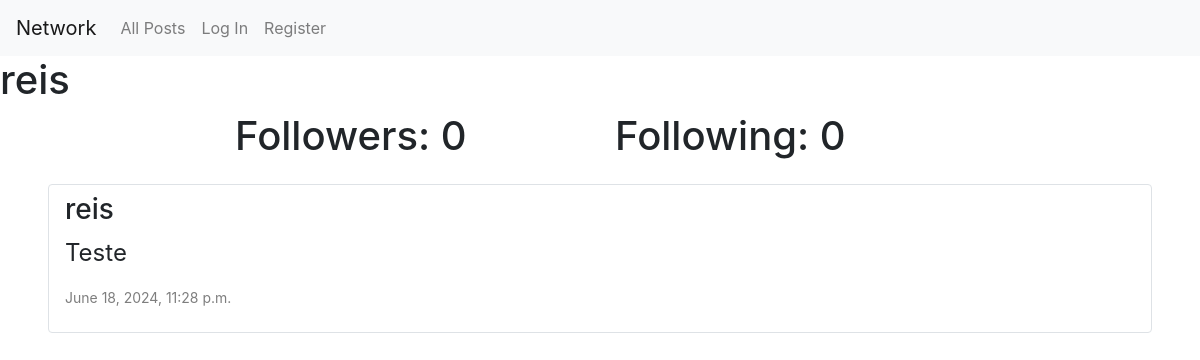
Before: /profile/1 with the older database file.
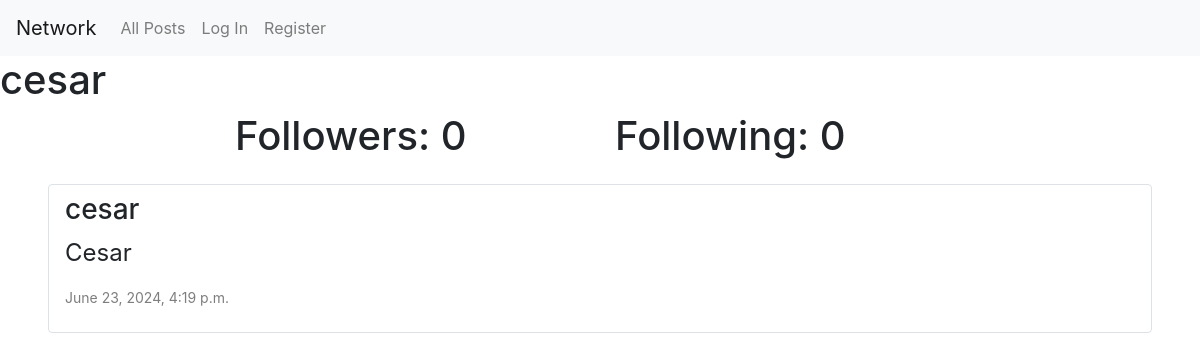
After: the same page with the newer database file.
### network/models.py (models this page shows, shortened)
class User(AbstractUser):
    pass

class Post(models.Model):
    content = models.CharField(max_length=140)
    author = models.ForeignKey(User, on_delete=models.CASCADE, related_name="author")
    date = models.DateTimeField(auto_now_add=True)

### network/views.py (the view)
# urls.py: path("profile/<int:user_id>", views.profile_page, name="profile"),
def profile_page(request,user_id):
    author = User.objects.get(pk=user_id)
    myPosts = Post.objects.filter(author=user_id).order_by("id").reverse()
    following = Follow.objects.filter(user=author)
    followers = Follow.objects.filter(user_follow=author)
    paginator = Paginator(myPosts, 1)
    myPosts = paginator.get_page(request.GET.get('page'))
    try:
        checkFollow = followers.filter(user=User.objects.get(pk=request.user.id))
        if len(checkFollow) !=0:
            isFollow = True
        else:
            isFollow = False
    except:
        isFollow = False
    return render(request, "network/profile.html",{
        "myPosts": myPosts,
        "username": author.username,
        "following": following,
        "followers": followers,
        "isFollow": isFollow,
        "user_profile": author
    })

### network/templates/network/profile.html (shortened to what this page needs)
{% extends 'network/layout.html' %}
{% block body %}
  <h1>{{ username }}</h1>
  <div class="container">
    <div class="row justify-content-center">
      <h1 class="col-4">Followers: {{ followers.count }}</h1>
      <h1 class="col-4">Following: {{ following.count }}</h1>
    </div>
  </div>
  <div class="all-posts">
    {% for post in myPosts %}
      <div class="post-card rounded my-3 mx-5 border py-2 px-3">
        <h3>{{ post.author }}</h3>
        <p>{{ post.content }}</p>
        <p>{{ post.date }}</p>
      </div>
    {% endfor %}
  </div>
{% endblock %}

Changed rows visible on the page:
no longer on this page (row edited): Post: author "reis", content "Teste", date "June 18, 2024, 11:28 p.m."
changed User: username "reis" → "cesar"
now on this page (row edited): Post: author "cesar", content "Cesar", date "June 23, 2024, 4:19 p.m."
